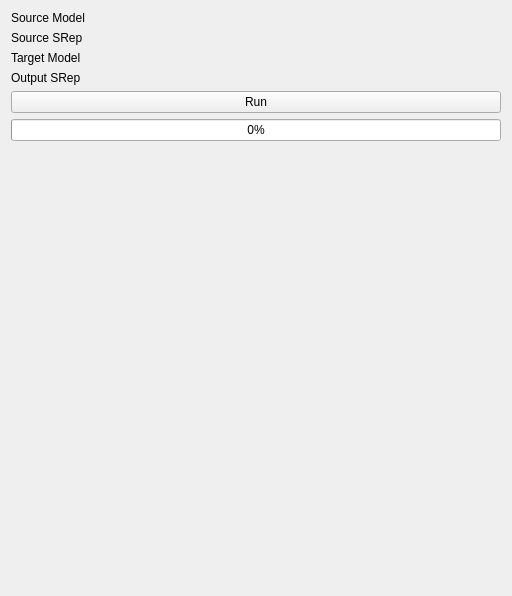
<?xml version="1.0" encoding="UTF-8"?>
<ui version="4.0">
 <class>qSlicerSRepWarperModuleWidget</class>
 <widget class="qSlicerWidget" name="qSlicerSRepWarperModuleWidget">
  <property name="geometry">
   <rect>
    <x>0</x>
    <y>0</y>
    <width>512</width>
    <height>596</height>
   </rect>
  </property>
  <property name="windowTitle">
   <string>Form</string>
  </property>
  <layout class="QVBoxLayout" name="verticalLayout">
   <item>
    <layout class="QFormLayout" name="formLayout">
     <item row="0" column="0">
      <widget class="QLabel" name="label">
       <property name="text">
        <string>Source Model</string>
       </property>
      </widget>
     </item>
     <item row="0" column="1">
      <widget class="qMRMLNodeComboBox" name="sourceModelCbox">
       <property name="enabled">
        <bool>true</bool>
       </property>
       <property name="nodeTypes">
        <stringlist>
         <string>vtkMRMLModelNode</string>
        </stringlist>
       </property>
      </widget>
     </item>
     <item row="1" column="0">
      <widget class="QLabel" name="label_2">
       <property name="text">
        <string>Source SRep</string>
       </property>
      </widget>
     </item>
     <item row="1" column="1">
      <widget class="qMRMLNodeComboBox" name="sourceSRepCbox">
       <property name="enabled">
        <bool>true</bool>
       </property>
       <property name="nodeTypes">
        <stringlist>
         <string>vtkMRMLEllipticalSRepNode</string>
        </stringlist>
       </property>
      </widget>
     </item>
     <item row="2" column="0">
        <widget class="QLabel" name="label">
         <property name="text">
          <string>Target Model</string>
         </property>
        </widget>
       </item>
       <item row="2" column="1">
        <widget class="qMRMLNodeComboBox" name="targetModelCbox">
         <property name="enabled">
          <bool>true</bool>
         </property>
         <property name="nodeTypes">
          <stringlist>
           <string>vtkMRMLModelNode</string>
          </stringlist>
         </property>
        </widget>
       </item>
     <item row="3" column="0">
      <widget class="QLabel" name="label_3">
       <property name="text">
        <string>Output SRep</string>
       </property>
      </widget>
     </item>
     <item row="3" column="1">
      <widget class="qMRMLNodeComboBox" name="outputSRepCbox">
       <property name="enabled">
        <bool>true</bool>
       </property>
       <property name="nodeTypes">
        <stringlist>
         <string>vtkMRMLEllipticalSRepNode</string>
        </stringlist>
       </property>
      </widget>
     </item>
    </layout>
   </item>
   <item>
    <widget class="QPushButton" name="runButton">
     <property name="text">
      <string>Run</string>
     </property>
    </widget>
   </item>
   <item>
    <widget class="QProgressBar" name="progressBar">
     <property name="value">
      <number>0</number>
     </property>
    </widget>
   </item>
   <item>
    <spacer name="verticalSpacer">
     <property name="orientation">
      <enum>Qt::Vertical</enum>
     </property>
     <property name="sizeHint" stdset="0">
      <size>
       <width>0</width>
       <height>0</height>
      </size>
     </property>
    </spacer>
   </item>
  </layout>
 </widget>
 <customwidgets>
  <customwidget>
   <class>qMRMLNodeComboBox</class>
   <extends>QWidget</extends>
   <header>qMRMLNodeComboBox.h</header>
   <container>1</container>
  </customwidget>
  <customwidget>
   <class>qSlicerWidget</class>
   <extends>QWidget</extends>
   <header>qSlicerWidget.h</header>
   <container>1</container>
  </customwidget>
  <customwidget>
   <class>ctkSliderWidget</class>
   <extends>QWidget</extends>
   <header>ctkSliderWidget.h</header>
  </customwidget>
 </customwidgets>
 <resources/>
 <connections/>
</ui>
